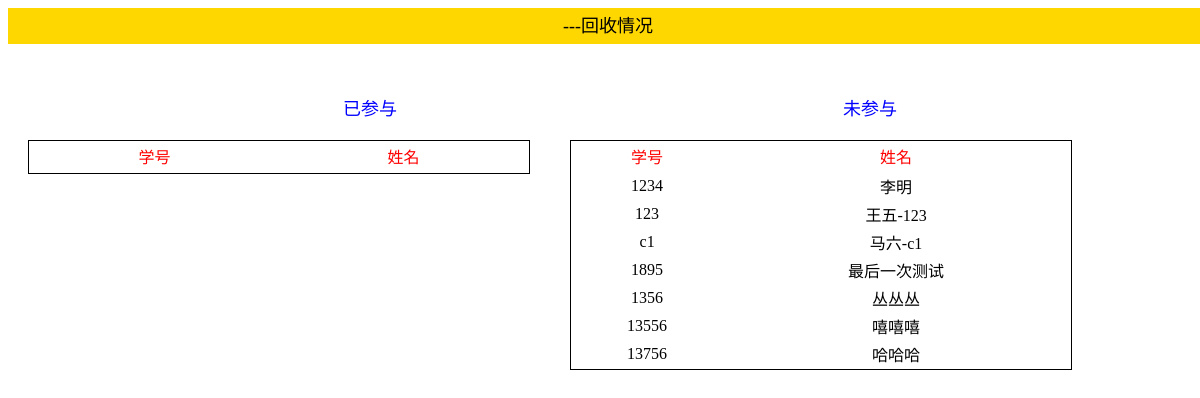
The page /admin/resultCount.php (signed in) on the database as committed earlier.
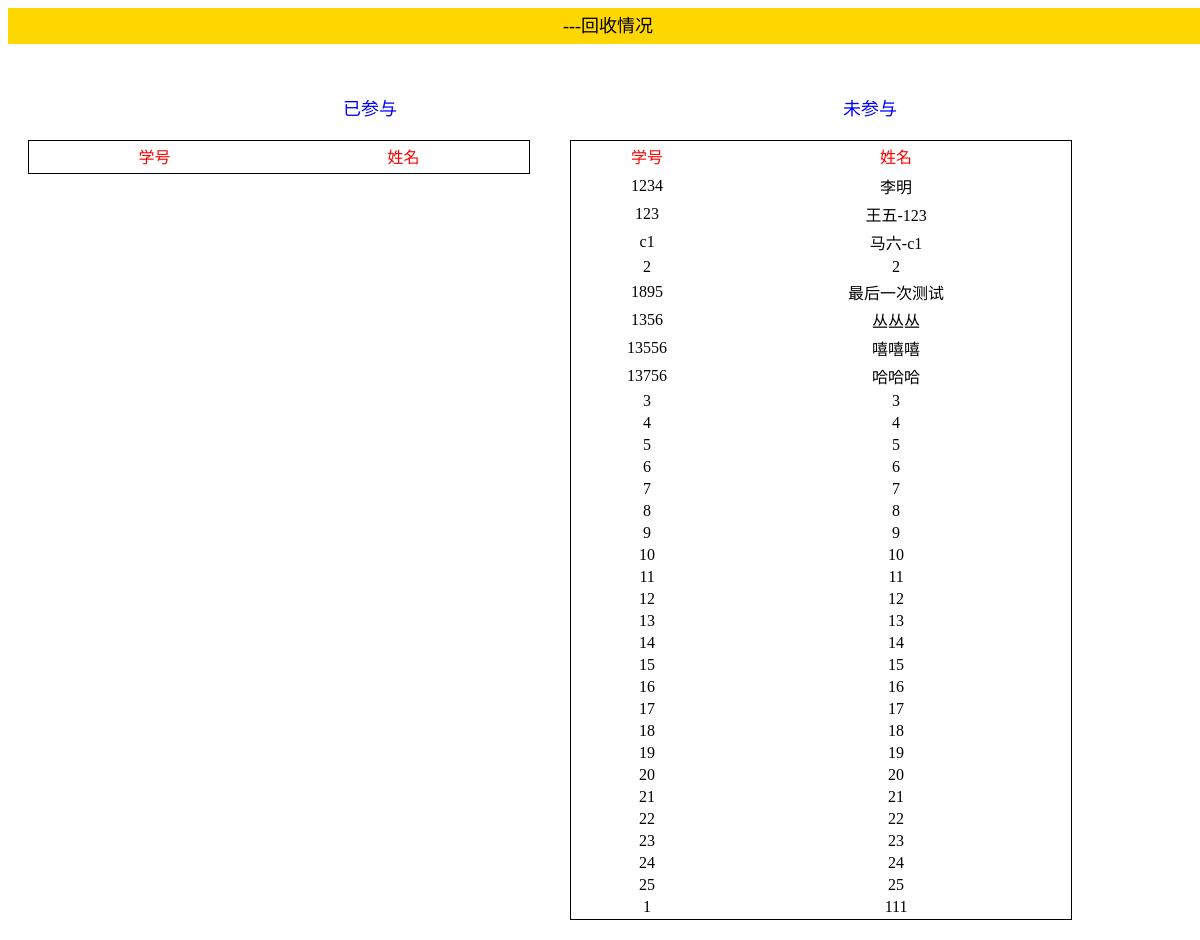
The same page on the database as committed later.
### tables this page shows
CREATE TABLE `tb_user_info` (
  `id` int(11) NOT NULL,
  `uid` varchar(100) NOT NULL,
  `name` varchar(100) NOT NULL,
  `sex` varchar(20) NOT NULL
);

### admin/resultCount.php (the view, shortened to what this page needs)
<?php
include_once("../conn/config.php");
$surid=$_GET[surid];
$survey=mysql_query("select * from tb_survey where SurId = '$surid' ");
$survey_arr=mysql_fetch_array($survey);
$survey_name=$survey_arr['title'];
?>
<html>
<head>
<link href="../css/userCount.css" rel="stylesheet" type="text/css" />
</head>
<body>
    <p><?php echo "$survey_name"?>---回收情况<p>
    <ul><li>已参与</li><li>未参与</li></ul>
    <div class="container">
    <div class="part">
        <table class="tab">
  <tr>
    <td align="center" style="color:red">学号</td>
    <td align="center" style="color:red">姓名</td>
  </tr>
</table>
  </div>
    <div class="yetPart">
         <table class="tab">
  <tr>
    <td align="center" style="color:red">学号</td>
    <td align="center" style="color:red">姓名</td>
  </tr>
  <tr>
      <?php
             $no=mysql_query("select uid,name from tb_user_info where uid in(select userId from tb_userlogin where userId not in(select uid from tb_user_answered where sid='$surid'))");
              while($no_arr=mysql_fetch_array($no)){
                  echo "<tr>";
                echo "<td>$no_arr[uid]</td>";
                 echo "<td>$no_arr[name]</td>";
                echo "</tr>";
            }
        ?>
  </tr>
</table>
</body>
</html>

### conn/config.php (shortened to what this page needs)
<html>
<head><meta http-equiv="Content-Type" content="text/html; charset=utf-8"></head>
</html>

### css/userCount.css (style rules this page uses)
ul li { float: left; list-style:none; width:500px; text-align:center; color: blue; font-family: "微软雅黑"; font-size: 18px; }
ul { width:1000px; margin:0 auto; }
.part,.yetPart { width:500px; float:left; border: 1px solid black; height:auto; margin:20px; }
.container { width:1200px; margin:0 auto; }
p { margin:0 auto;text-align:center; width:1200px; font-size:18px;line-height:2em;background-color:gold;margin-bottom:50px; }
.tab { width: 100%; border: 1px; text-align: center; }

Rows that differ between the two databases and show on the page:
added tb_user_info: uid "2", name "2"
added tb_user_info: uid "3", name "3"
added tb_user_info: uid "4", name "4"
added tb_user_info: uid "5", name "5"
added tb_user_info: uid "6", name "6"
added tb_user_info: uid "7", name "7"
added tb_user_info: uid "8", name "8"
added tb_user_info: uid "9", name "9"
added tb_user_info: uid "10", name "10"
added tb_user_info: uid "11", name "11"
added tb_user_info: uid "12", name "12"
added tb_user_info: uid "13", name "13"
added tb_user_info: uid "14", name "14"
added tb_user_info: uid "15", name "15"
added tb_user_info: uid "16", name "16"
added tb_user_info: uid "17", name "17"
added tb_user_info: uid "18", name "18"
added tb_user_info: uid "19", name "19"
added tb_user_info: uid "20", name "20"
added tb_user_info: uid "21", name "21"
added tb_user_info: uid "22", name "22"
added tb_user_info: uid "23", name "23"
added tb_user_info: uid "24", name "24"
added tb_user_info: uid "25", name "25"
added tb_user_info: uid "1", name "111"
